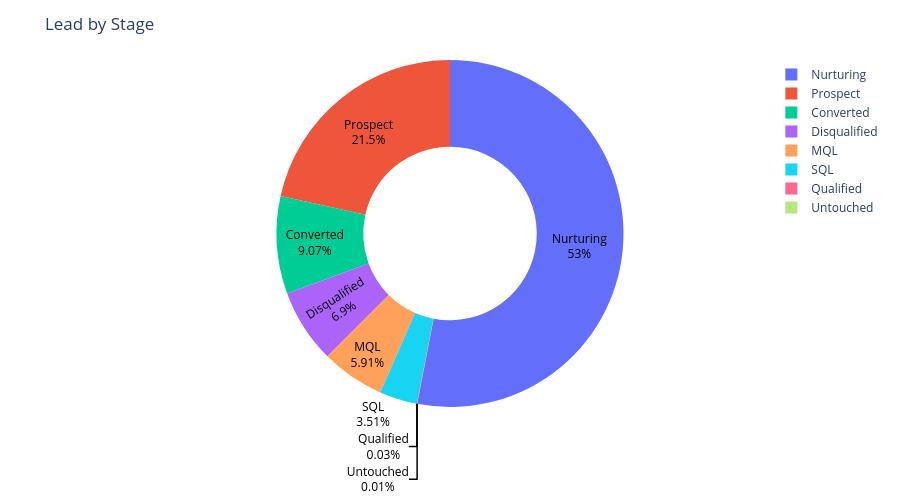

The cell this chart's notebook holds for it:
### Markdown cell above
### 8. Lead by Stage
##### This chart shows the different stages of leads and how they move through the sales process.

### Code cell
stage = lead["Status"].value_counts().reset_index()
stage.columns = ["Stage", "Count"]

fig = px.pie(
    stage,
    values="Count",
    names="Stage",
    hole=0.5,
    title="Lead by Stage"
)

fig.update_traces(
    textinfo="percent+label",
    textfont=dict(color="black")
)

fig.update_layout(
    height=500,
    margin=dict(t=60, b=40, l=40, r=40)
)

fig.show()

### Figure 1 — Plotly figure (JSON) as saved in the notebook; plotly's stock layout.template omitted (floating-point values rounded to 4 significant figures)
{"data": [{"domain": {"x": [0, 1], "y": [0, 1]}, "hole": 0.5, "hovertemplate": "Stage=%{label}<br>Count=%{value}<extra></extra>", "labels": ["Nurturing", "Prospect", "Converted", "Disqualified", "MQL", "SQL", "Qualified", "Untouched"], "legendgroup": "", "name": "", "showlegend": true, "textfont": {"color": "black"}, "textinfo": "percent+label", "type": "pie", "values": [5303, 2154, 907, 690, 591, 351, 3, 1]}], "layout": {"height": 500, "legend": {"tracegroupgap": 0}, "margin": {"b": 40, "l": 40, "r": 40, "t": 60}, "title": {"text": "Lead by Stage"}}}
